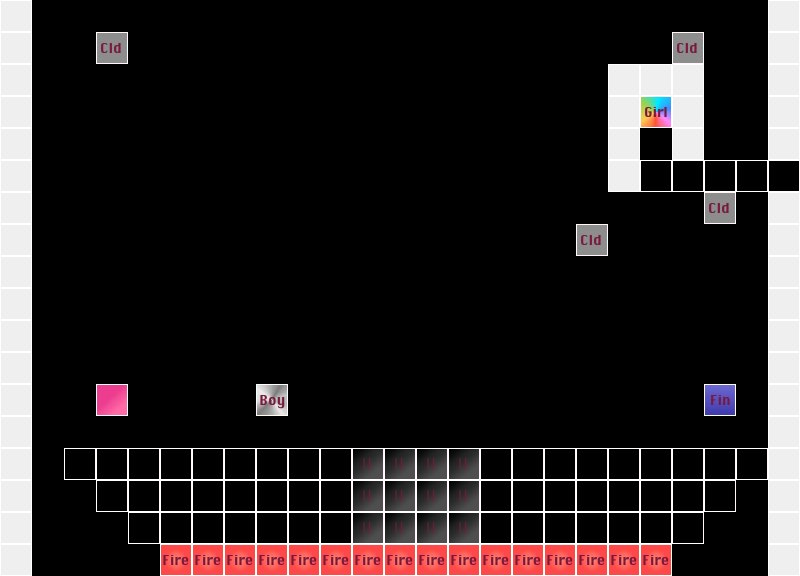

This is a level from a 2D game, rendered from its Tiled map with the project's own tilesets. A one-line summary and the map file follow, with tile-layer data summarised:
An orthogonal 25x18 tile map with 32x32 px tiles, 1 tile layer (level).

<map version="1.0" orientation="orthogonal" width="25" height="18" tilewidth="32" tileheight="32">
 <properties>
  <property name="bg" value="rain" />
  <property name="end" value="their fall was unavoidable" />
  <property name="start" value="this can't go on forever .." />
 </properties>
 <tileset firstgid="1" name="1" tilewidth="32" tileheight="32">
  <image source="tilesheet.jpg" width="192" height="96" />
 </tileset>
 <layer name="level" width="25" height="18">
  <data>[450 cells, 132 non-empty, 9 distinct tile ids]</data>
 </layer>
</map>
